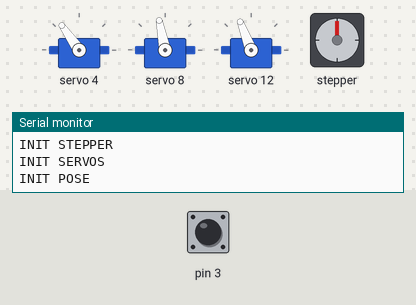
The sketch below on a simulated Arduino Uno, built with avr-gcc and run on an emulated ATmega328P. On the bench: 3 × servo, stepper motor, the last lines printed to the serial monitor. Inputs (shaded band) come from the test bench; at power-on: pin 3 HIGH. Stepper angles assume 2048 steps per turn.

Above: at 2.2 s.
2.3 s: pin 3 pulled LOW for 0.15 s
At 5.0 s:
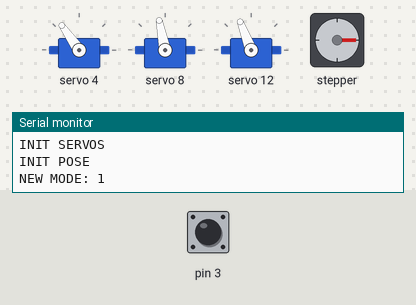
5.3 s: pin 3 pulled LOW for 1 s
At 5.76 s:
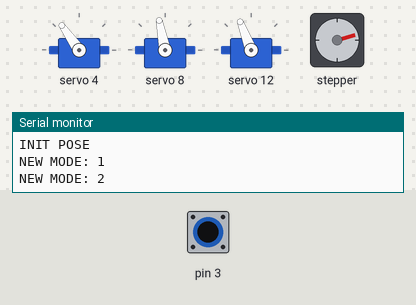
9.3 s: pin 3 pulled LOW for 0.15 s
At 11.4 s:
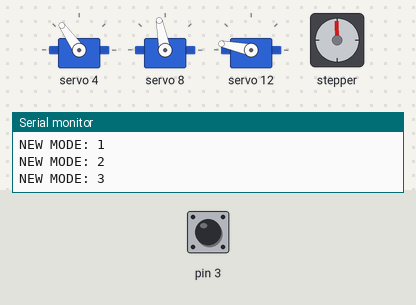
12.3 s: pin 3 pulled LOW for 3.2 s
At 14.7 s:
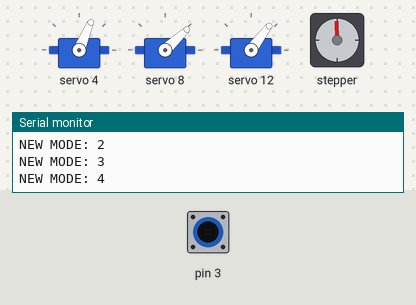
17.0 s: pin 3 pulled LOW for 0.15 s
At 19.0 s:
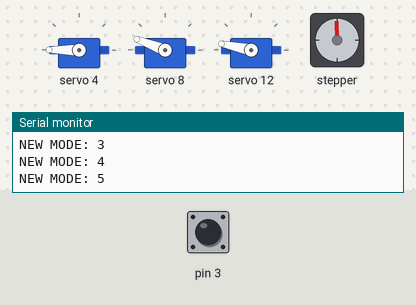
20.0 s: pin 3 pulled LOW for 1 s
At 21.8 s:
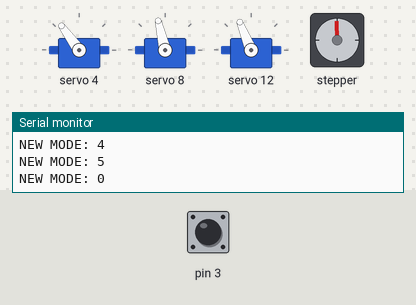
Timing chart, 0 to 23.3 s (numbered marks = the images above; inputs shaded):
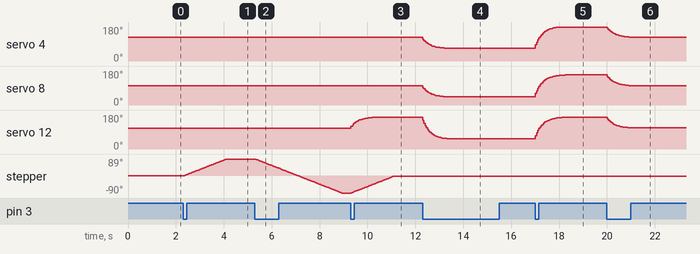

Measured:
- after the input at 2.3 s, stepper: turns 89° clockwise in 1.8 s, starting at once
- after the input at 5.3 s, stepper: keeps turning counter-clockwise at about 49°/s, starting at once
- after the input at 9.3 s, servo 12: moves from 111° to 168° over 1.0 s, starting at once; stepper: turns 89° clockwise in 1.8 s, starting at once
- after the input at 12.3 s, servo 4: moves from 125° to 67° over 1.0 s, starting at once; servo 8: moves from 101° to 43° over 1.0 s, starting at once; servo 12: moves from 168° to 53° over 1.2 s, starting at once
- after the input at 17.0 s, servo 4: moves from 67° to 180° over 0.95 s, starting at once; servo 8: moves from 43° to 159° over 1.3 s, starting at once; servo 12: moves from 53° to 168° over 1.2 s, starting at once
- after the input at 20.0 s, servo 4: moves from 180° to 126° over 1.0 s, starting at once; servo 8: moves from 159° to 103° over 0.90 s, starting at once; servo 12: moves from 168° to 112° over 1.0 s, starting at once

The sketch:

ROBARM-V01.ino
```cpp
//==============================================================================
#include <Wire.h>
#include <AccelStepper.h>
#include <Adafruit_PWMServoDriver.h>
//==============================================================================


//==============================================================================
const int SHOULDER       = 0x04;
const int ELBOW          = 0x08;
const int WRIST          = 0x0C;
//==============================================================================
const int ROT_A          = 5;
const int ROT_B          = 6;
const int ROT_C          = 7;
const int ROT_D          = 8;
//==============================================================================
const float SPEED        = 3.0;
const int   ROT_MID      = 0;
const int   SHOULDER_MID = 375;
const int   ELBOW_MID    = 325;
const int   WRIST_MID    = 345;
//==============================================================================


//==============================================================================
long mark;
bool pressed = false;
int  mode = 0;
//==============================================================================
int target_rotation = ROT_MID;
int target_shoulder = SHOULDER_MID;
int target_elbow    = ELBOW_MID;
int target_wrist    = WRIST_MID;
//==============================================================================
int current_rotation = target_rotation;
int current_shoulder = target_shoulder;
int current_elbow    = target_elbow;
int current_wrist    = target_wrist;
//==============================================================================
AccelStepper            stp(AccelStepper::FULL4WIRE, ROT_A, ROT_D, ROT_B, ROT_C);
Adafruit_PWMServoDriver pwm = Adafruit_PWMServoDriver();
//==============================================================================


//==============================================================================
void set_target(
		int _rotation,
		int _shoulder,
		int _elbow,
		int _wrist) {
	target_rotation = _rotation;
	target_shoulder = _shoulder;
	target_elbow   = _elbow;
	target_wrist    = _wrist;
};
//==============================================================================


//==============================================================================
void set_pose(
		int _rotation,
		int _shoulder,
		int _elbow,
		int _wrist) {

	current_rotation = _rotation;
	current_shoulder = _shoulder;
	current_elbow    = _elbow;
	current_wrist    = _wrist;

	/*
	bool doRotation = (target_rotation - current_rotation) != 0;
	bool doShoulder = (target_shoulder - current_shoulder) != 0;
	bool doElbow    = (target_elbow    - current_elbow   ) != 0;
	bool doWrist    = (target_wrist    - current_wrist   ) != 0;

	if (doRotation) stp.moveTo(current_rotation);
	if (doShoulder) pwm.setPWM(SHOULDER, 0, current_shoulder);
	if (doElbow)    pwm.setPWM(ELBOW, 0, current_elbow);
	if (doWrist)    pwm.setPWM(WRIST, 0, current_wrist);
	*/

	stp.moveTo(current_rotation);
	pwm.setPWM(SHOULDER, 0, current_shoulder);
	pwm.setPWM(ELBOW,    0, current_elbow);
	pwm.setPWM(WRIST,    0, current_wrist);

};
//==============================================================================


//==============================================================================
void update(float _dT) {

	if (!pressed && digitalRead(3) == LOW) {
		pressed = true;
		update_mode();
	} else if (pressed && digitalRead(3) == HIGH) {
		pressed = false;
	}

	float dR = (target_rotation - current_rotation) * _dT * SPEED;
	float dS = (target_shoulder - current_shoulder) * _dT * SPEED;
	float dE = (target_elbow    - current_elbow)    * _dT * SPEED;
	float dW = (target_wrist    - current_wrist)    * _dT * SPEED;

	current_rotation += (int) round(dR);
	current_shoulder += (int) round(dS);
	current_elbow    += (int) round(dE);
	current_wrist    += (int) round(dW);

	set_pose(
		current_rotation,
		current_shoulder,
		current_elbow,
		current_wrist);

}
//==============================================================================


//==============================================================================
void setup() {

	Serial.begin(9600);

	Serial.println("INIT BUTTON");
	pressed = false;
	mode    = 0;
	pinMode(3, INPUT_PULLUP);

	Serial.print("INITIAL MODE: ");
	Serial.print(mode);
	Serial.println();

	Serial.println("INIT STEPPER");
	stp.setAcceleration(1e9);
	stp.setMaxSpeed(300);
	stp.setSpeed(300);
	stp.setCurrentPosition(0);

	Serial.println("INIT SERVOS");
	pwm.begin();
	pwm.setPWMFreq(50);
	delay(500);

	Serial.println("INIT POSE");
	set_target(
		target_rotation,
		target_shoulder,
		target_elbow,
		target_wrist);
	delay(500);

	mark = millis();

};
//==============================================================================

//==============================================================================
void update_mode() {
	mode = (mode+1) % 6;
	Serial.print("NEW MODE: ");
	Serial.print(mode);
	Serial.println();
	switch (mode) {
		case 0:
			set_target(
				ROT_MID,
				SHOULDER_MID,
				ELBOW_MID,
				WRIST_MID);
			break;
		case 1:
			set_target(
				ROT_MID + 512,
				target_shoulder,
				target_elbow,
				target_wrist);
			break;
		case 2:
			set_target(
				ROT_MID - 512,
				target_shoulder,
				target_elbow,
				target_wrist);
			break;
		case 3:
			set_target(
				ROT_MID,
				SHOULDER_MID,
				ELBOW_MID,
				WRIST_MID + 125);
			break;
		case 4:
			set_target(
				ROT_MID,
				SHOULDER_MID - 125,
				ELBOW_MID - 125,
				WRIST_MID - 125);
			break;
		case 5:
			set_target(
				ROT_MID,
				SHOULDER_MID + 125,
				ELBOW_MID + 125,
				WRIST_MID + 125);
			break;
	};
}
//==============================================================================

//==============================================================================
void loop() {
	long now = millis();
	long delta = now - mark;
	if (delta >= 50) {
		mark = now;
		float dT = (float) delta / 1000.;
		update(dT);
	}
	stp.run();
}
//==============================================================================
```
